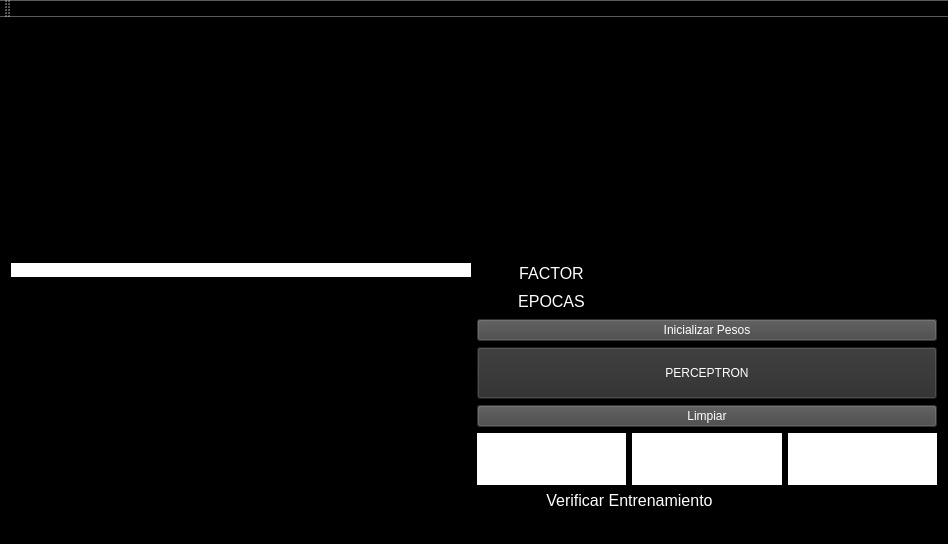
<?xml version="1.0" encoding="UTF-8"?>
<ui version="4.0">
 <class>MainWindow</class>
 <widget class="QMainWindow" name="MainWindow">
  <property name="geometry">
   <rect>
    <x>0</x>
    <y>0</y>
    <width>948</width>
    <height>544</height>
   </rect>
  </property>
  <property name="windowTitle">
   <string>MainWindow</string>
  </property>
  <property name="styleSheet">
   <string notr="true">background-color: rgb(0, 0, 0);</string>
  </property>
  <widget class="QWidget" name="centralWidget">
   <layout class="QGridLayout" name="gridLayout">
    <item row="2" column="0">
     <widget class="QCustomPlot" name="errorPlot" native="true"/>
    </item>
    <item row="0" column="0" colspan="2">
     <widget class="QCustomPlot" name="customPlot" native="true"/>
    </item>
    <item row="1" column="0">
     <widget class="QLabel" name="finalizo">
      <property name="sizePolicy">
       <sizepolicy hsizetype="Preferred" vsizetype="Fixed">
        <horstretch>0</horstretch>
        <verstretch>0</verstretch>
       </sizepolicy>
      </property>
      <property name="styleSheet">
       <string notr="true">color: rgb(0, 0, 0);
background-color: rgb(255, 255, 255);
font: 16pt &quot;MS Shell Dlg 2&quot;;</string>
      </property>
      <property name="text">
       <string/>
      </property>
     </widget>
    </item>
    <item row="1" column="1" rowspan="2">
     <layout class="QGridLayout" name="gridLayout_5">
      <item row="1" column="1" colspan="2">
       <widget class="QLineEdit" name="inputG">
        <property name="sizePolicy">
         <sizepolicy hsizetype="Preferred" vsizetype="Fixed">
          <horstretch>0</horstretch>
          <verstretch>0</verstretch>
         </sizepolicy>
        </property>
        <property name="styleSheet">
         <string notr="true">color: rgb(255, 255, 255);
font: 12pt &quot;MS Shell Dlg 2&quot;;</string>
        </property>
       </widget>
      </item>
      <item row="0" column="0">
       <widget class="QLabel" name="label_2">
        <property name="text">
         <string>&lt;html&gt;&lt;head/&gt;&lt;body&gt;&lt;p align=&quot;center&quot;&gt;&lt;span style=&quot; font-size:12pt; color:#ffffff;&quot;&gt;FACTOR&lt;/span&gt;&lt;/p&gt;&lt;/body&gt;&lt;/html&gt;</string>
        </property>
       </widget>
      </item>
      <item row="1" column="0">
       <widget class="QLabel" name="label_3">
        <property name="sizePolicy">
         <sizepolicy hsizetype="Preferred" vsizetype="Fixed">
          <horstretch>0</horstretch>
          <verstretch>0</verstretch>
         </sizepolicy>
        </property>
        <property name="text">
         <string>&lt;html&gt;&lt;head/&gt;&lt;body&gt;&lt;p align=&quot;center&quot;&gt;&lt;span style=&quot; font-size:12pt; color:#ffffff;&quot;&gt;EPOCAS&lt;/span&gt;&lt;/p&gt;&lt;/body&gt;&lt;/html&gt;</string>
        </property>
       </widget>
      </item>
      <item row="2" column="0" colspan="3">
       <widget class="QPushButton" name="btnInit">
        <property name="sizePolicy">
         <sizepolicy hsizetype="Preferred" vsizetype="Fixed">
          <horstretch>0</horstretch>
          <verstretch>0</verstretch>
         </sizepolicy>
        </property>
        <property name="styleSheet">
         <string notr="true">color: rgb(255, 255, 255);
font: 16pt &quot;MS Shell Dlg 2&quot;;
background-color: rgb(70, 70, 70);</string>
        </property>
        <property name="text">
         <string>Inicializar Pesos</string>
        </property>
       </widget>
      </item>
      <item row="4" column="0" colspan="3">
       <widget class="QPushButton" name="btnClean">
        <property name="sizePolicy">
         <sizepolicy hsizetype="Preferred" vsizetype="Fixed">
          <horstretch>0</horstretch>
          <verstretch>0</verstretch>
         </sizepolicy>
        </property>
        <property name="styleSheet">
         <string notr="true">color: rgb(255, 255, 255);
background-color: rgb(70, 70, 70);
font: 15pt &quot;MS Shell Dlg 2&quot;;</string>
        </property>
        <property name="text">
         <string>Limpiar</string>
        </property>
       </widget>
      </item>
      <item row="3" column="0" colspan="3">
       <widget class="QPushButton" name="btnCorrer">
        <property name="sizePolicy">
         <sizepolicy hsizetype="Preferred" vsizetype="Preferred">
          <horstretch>0</horstretch>
          <verstretch>0</verstretch>
         </sizepolicy>
        </property>
        <property name="styleSheet">
         <string notr="true">color: rgb(255, 255, 255);
background-color: rgb(44, 44, 44);
font: 26pt &quot;MS Shell Dlg 2&quot;;</string>
        </property>
        <property name="text">
         <string>PERCEPTRON</string>
        </property>
       </widget>
      </item>
      <item row="0" column="1" colspan="2">
       <widget class="QLineEdit" name="inputF">
        <property name="sizePolicy">
         <sizepolicy hsizetype="Preferred" vsizetype="Fixed">
          <horstretch>0</horstretch>
          <verstretch>0</verstretch>
         </sizepolicy>
        </property>
        <property name="styleSheet">
         <string notr="true">color: rgb(255, 255, 255);
font: 12pt &quot;MS Shell Dlg 2&quot;;</string>
        </property>
       </widget>
      </item>
      <item row="5" column="2">
       <widget class="QLabel" name="w_2">
        <property name="styleSheet">
         <string notr="true">color: rgb(0, 0, 0);
background-color: rgb(255, 255, 255);
font: 16pt &quot;MS Shell Dlg 2&quot;;</string>
        </property>
        <property name="text">
         <string/>
        </property>
       </widget>
      </item>
      <item row="5" column="0">
       <widget class="QLabel" name="w_0">
        <property name="styleSheet">
         <string notr="true">color: rgb(0, 0, 0);
background-color: rgb(255, 255, 255);
font: 16pt &quot;MS Shell Dlg 2&quot;;</string>
        </property>
        <property name="text">
         <string/>
        </property>
       </widget>
      </item>
      <item row="5" column="1">
       <widget class="QLabel" name="w_1">
        <property name="styleSheet">
         <string notr="true">color: rgb(0, 0, 0);
background-color: rgb(255, 255, 255);
font: 16pt &quot;MS Shell Dlg 2&quot;;</string>
        </property>
        <property name="text">
         <string/>
        </property>
       </widget>
      </item>
      <item row="6" column="2">
       <widget class="QRadioButton" name="btnVerificar">
        <property name="text">
         <string>RadioButton</string>
        </property>
       </widget>
      </item>
      <item row="6" column="0" colspan="2">
       <widget class="QLabel" name="label">
        <property name="text">
         <string>&lt;html&gt;&lt;head/&gt;&lt;body&gt;&lt;p align=&quot;center&quot;&gt;&lt;span style=&quot; font-size:12pt; color:#ffffff;&quot;&gt;Verificar Entrenamiento&lt;/span&gt;&lt;/p&gt;&lt;/body&gt;&lt;/html&gt;</string>
        </property>
       </widget>
      </item>
     </layout>
    </item>
   </layout>
  </widget>
  <widget class="QMenuBar" name="menuBar">
   <property name="geometry">
    <rect>
     <x>0</x>
     <y>0</y>
     <width>948</width>
     <height>26</height>
    </rect>
   </property>
  </widget>
  <widget class="QToolBar" name="mainToolBar">
   <attribute name="toolBarArea">
    <enum>TopToolBarArea</enum>
   </attribute>
   <attribute name="toolBarBreak">
    <bool>false</bool>
   </attribute>
  </widget>
  <widget class="QStatusBar" name="statusBar"/>
 </widget>
 <layoutdefault spacing="6" margin="11"/>
 <customwidgets>
  <customwidget>
   <class>QCustomPlot</class>
   <extends>QWidget</extends>
   <header>qcustomplot.h</header>
   <container>1</container>
  </customwidget>
 </customwidgets>
 <resources/>
 <connections/>
</ui>
